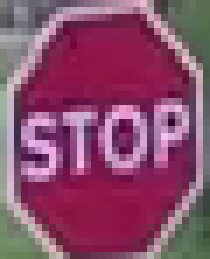
#> input picture 01-DataSet/images/00-StopSign-14/(1).png, 30 x 37 px, found by its file name (shown 7 times larger); its folder holds only this picture in this run
$ jupyter execute --allow-errors ImageProcessingDummies.ipynb
#> lines starting #> are read from the running program, lines starting #| are printed output that depends on the picture
[cell 1]
import numpy as np
import os
import cv2
import matplotlib.pyplot as plt
import random

[cell 2]
dataPath='home/orkhan/Downloads/Traffic-Sign-Recognition-master/01-DataSet/images'

[cell 3]
"""
This function take the dictory-Path of images and:-
1-Read image from each category file.
2-resize images to 32x32x3.
3-labeling image:-
    0-->Stop
    1-->Do not Enter
    2-->Traffic jam is close
    3-->Yeild
4-Shuffle the array to randomized it.
5-Divide into X,Y
return X,Y
"""
def loadDataSet(dataPath):
    data=[]
    imageSize=32
    for cat in os.listdir(dataPath):
        label=int(cat[:2])
        for i in os.listdir(dataPath+'/'+cat):
            imagePath=dataPath+'/'+cat+'/'+i
            try:
                image=cv2.imread(imagePath,1)
#> image is the input picture: shape (37, 30, 3); mean B, G, R 107.6, 76.9, 137.9
                image=cv2.resize(image,(imageSize,imageSize))
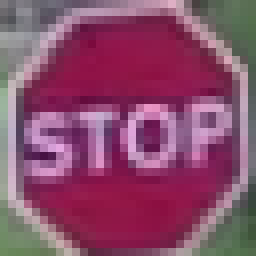
#> image: shape (32, 32, 3) (shown 8 times larger); mean B, G, R 107.4, 76.8, 137.7
                data.append([image,label])
            except:
                pass
#> pass 2 of the loop in loadDataSet, `for cat in os.listdir(dataPath):`:
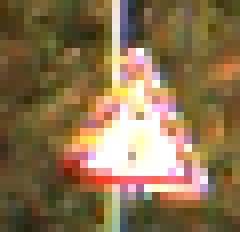
#> input picture 01-DataSet/images/02-TrafficJam-26/00000_00000.ppm, 30 x 29 px, found by its file name (shown 8 times larger)
#> in loadDataSet, image is the input picture: shape (29, 30, 3); mean B, G, R 78.8, 113.3, 137.6
#> in loadDataSet, `image=cv2.resize(image,(imageSize,imageSize))`:
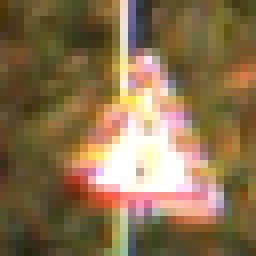
#> image: shape (32, 32, 3) (shown 8 times larger); mean B, G, R 78.9, 113.3, 137.6

    random.shuffle(data)

    X=[]
    Y=[]
    for img,l in data:
        X.append(img)
        Y.append(l)
#> this loop made 2 passes
#> l on passes 1 to 2: 0, 2
#> after the loop, X = 2 items; Y = [0, 2]
    X=np.array(X)
    Y=np.array(Y).reshape(4739,1)

    return X,Y
